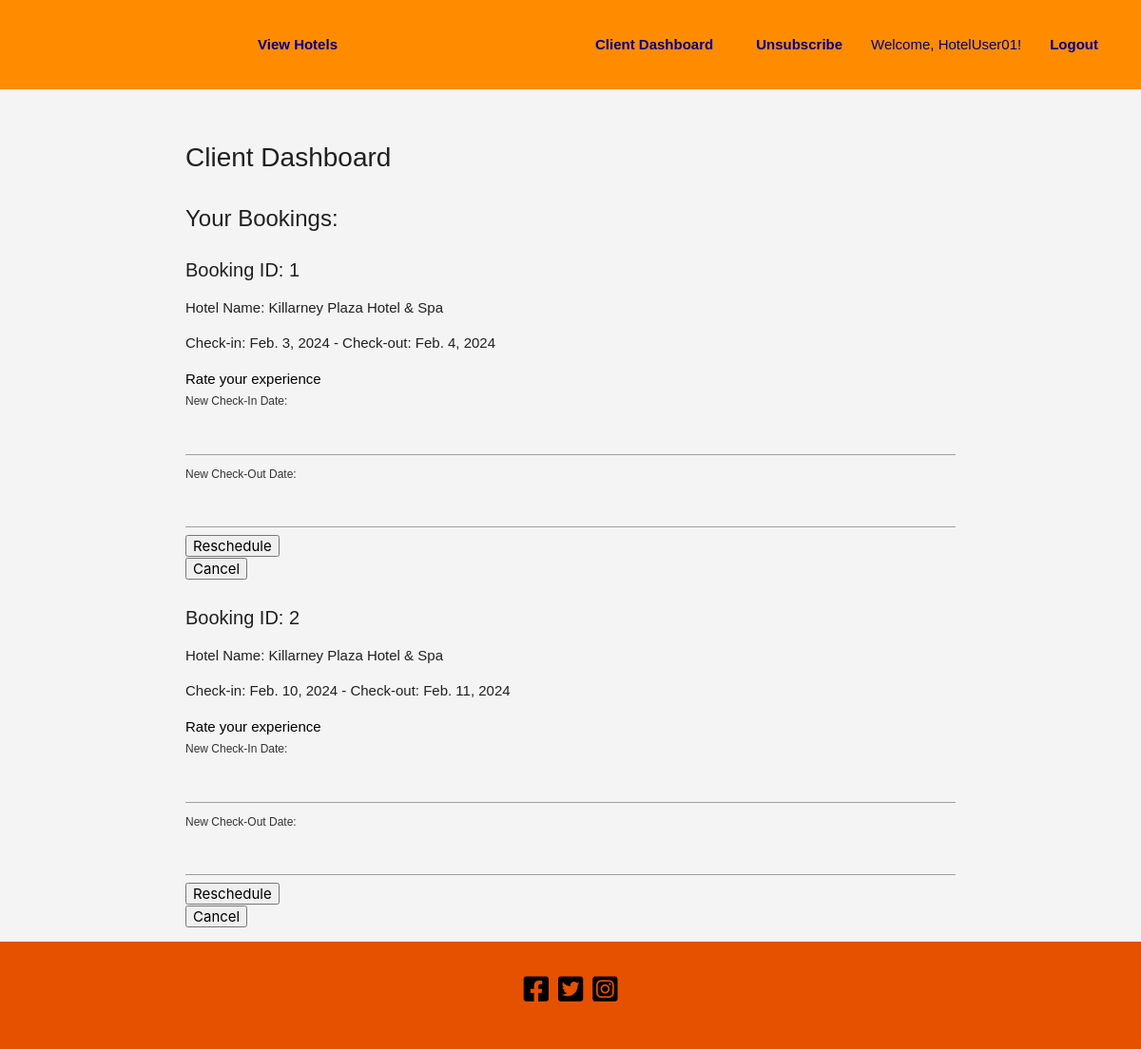
Page /client/dashboard/ (signed in) on the committed database.
### hotel_your_choice/models.py (models this page shows, shortened)
class CustomUser(AbstractUser):
    is_hotel_manager = models.BooleanField(default=False)
    is_client_user = models.BooleanField(default=False)
    is_administrator = models.BooleanField(default=True)
    groups = models.ManyToManyField(Group, related_name='customuser_groups', db_table='custom_user_groups')
    user_permissions = models.ManyToManyField(Permission, related_name='customuser_permissions', db_table='custom_user_user_permissions')
    profile_picture = models.ImageField(upload_to='profile_pics/', null=True, blank=True)
    reset_token = models.CharField(max_length=255, null=True, blank=True)
    contact_number = models.CharField(max_length=15, blank=True, null=True)
    roles = models.ManyToManyField('Role')  # Reference Role using string
    class Meta:
        db_table = 'custom_user'

class Booking(models.Model):
    STATUS_ACTIVE = 'active'
    STATUS_CANCELED = 'canceled'
    STATUS_RESCHEDULED = 'rescheduled'
    STATUS_CHOICES = [
        (STATUS_ACTIVE, 'Booking Active'),
        (STATUS_CANCELED, 'Booking Canceled'),
        (STATUS_RESCHEDULED, 'Booking Rescheduled'),
    ]
    user = models.ForeignKey(get_user_model(), on_delete=models.CASCADE)
    hotel = models.ForeignKey(Hotel, on_delete=models.CASCADE)
    check_in_date = models.DateField()
    check_out_date = models.DateField()
    guests = models.PositiveIntegerField()
    issued_date = models.DateField(auto_now_add=True)
    rating = models.PositiveIntegerField(null=True, blank=True)
    status = models.CharField(max_length=20, choices=STATUS_CHOICES, default=STATUS_ACTIVE)
    canceled_by = models.ForeignKey(get_user_model(), on_delete=models.SET_NULL, null=True, blank=True, related_name='canceled_bookings')
    original_booking = models.ForeignKey('self', null=True, blank=True, on_delete=models.SET_NULL)

class Hotel(models.Model):
    name = models.CharField(max_length=255)
    description = models.TextField()
    address = models.CharField(max_length=255)
    night_rate = models.DecimalField(max_digits=10, decimal_places=2, default=0.0)
    capacity = models.IntegerField(null=True, blank=True)
    room_number = models.IntegerField(null=True, blank=True)
    main_photo = CloudinaryField('image', folder='hotel_your_choice/hotel_main_photos/')
    other_photos = models.ManyToManyField('Photo', related_name='hotel_photos', blank=True)
    amenities = models.CharField(max_length=255, blank=True, null=True)
    manager = models.ForeignKey(CustomUser, on_delete=models.CASCADE, related_name='hotels_as_manager')
    rated_bookings = models.ManyToManyField('hotel_your_choice.Booking', related_name='rated_hotels', blank=True)
    objects = HotelManager()
    class Meta:
        verbose_name_plural = 'Hotels'

### hotel_your_choice/views.py (the view, shortened to what this page needs)
# urls.py: path('dashboard/', views.client_dashboard, name='client_dashboard'),
@login_required
def client_dashboard(request):
    active_and_rescheduled_bookings = Booking.objects.filter(
        user=request.user,
    ).exclude(status='canceled')
    context = {'bookings': active_and_rescheduled_bookings, 'booking_form': YourBookingForm()}
    return render(request, 'hotel_your_choice/client/client_dashboard.html', context)

### hotel_your_choice/forms.py
class YourBookingForm(forms.ModelForm):
    reschedule_booking = forms.BooleanField(
        required=False,
        widget=forms.HiddenInput(),
        initial=False,
    )
    class Meta:
        model = Booking
        fields = ['hotel', 'check_in_date', 'check_out_date', 'guests', 'reschedule_booking']
        widgets = {
            'check_in_date': forms.DateInput(attrs={'type': 'date'}),
            'check_out_date': forms.DateInput(attrs={'type': 'date'}),
        }
    def __init__(self, *args, **kwargs):
        super().__init__(*args, **kwargs)
        date_format = '%Y-%m-%d'
        self.fields['check_in_date'].input_formats = [date_format]
        self.fields['check_out_date'].input_formats = [date_format]

### hotel_your_choice/templates/hotel_your_choice/client/client_dashboard.html (shortened to what this page needs)
{% extends 'base_generic.html' %}
{% load static %}
{% block content %}
<h1>Client Dashboard</h1>
<h2>Your Bookings:</h2>
{% for booking in bookings %}
<div>
    <h3>Booking ID: {{ booking.id }}</h3>
    <p>Hotel Name: {{ booking.hotel.name }}</p>
    <p>Check-in: {{ booking.check_in_date }} - Check-out: {{ booking.check_out_date }}</p>
    <a href="{% url 'hotel_your_choice:rate_experience' booking.id %}" class="black-text underline">Rate your experience</a>
    <form method="post" action="{% url 'hotel_your_choice:client_dashboard' %}">
        <label for="newCheckInDate" style="color: #333;">New Check-In Date:</label>
        <input type="text" id="newCheckInDate" name="new_check_in_date" data-input>
        <label for="newCheckOutDate" style="color: #333;">New Check-Out Date:</label>
        <input type="text" id="newCheckOutDate" name="new_check_out_date" data-input>
        <button type="submit" onclick="reloadPage()">Reschedule</button>
    </form>
    <form method="post" action="{% url 'hotel_your_choice:client_dashboard' %}">
        <button type="submit" onclick="reloadPage()">Cancel</button>
    </form>
</div>
{% endfor %}
{% endblock %}

### hotel_your_choice/templates/base_generic.html (shortened to what this page needs)
{% load static %}
<!DOCTYPE html>
<html lang="en">
<head>
    <link href="https://cdnjs.cloudflare.com/ajax/libs/font-awesome/5.15.4/css/all.min.css" rel="stylesheet">
    <link rel="stylesheet" type="text/css" href="{% static 'hotel_your_choice_css/style.css' %}">
    <link rel="stylesheet" href="https://cdnjs.cloudflare.com/ajax/libs/materialize/1.0.0/css/materialize.min.css">
    <link rel="stylesheet" href="https://cdn.jsdelivr.net/npm/flatpickr/dist/flatpickr.min.css">
</head>
    <body>
        <header>
            <nav>
                <div>
                    <a href="{% url 'hotel_your_choice:view_hotels' %}">View Hotels</a>
                    <ul id="nav-mobile" class="right">
                        {% if user.is_authenticated %}
                            {% if user.is_hotel_manager %}
                                <li><a href="{% url 'hotel_your_choice:hotel_manager_dashboard' %}">Hotel Manager Dashboard</a>
                                </li>
                                <li><a href="{% url 'hotel_your_choice:add_hotel' %}">Add Hotel</a></li>
                                <li><a href="{% url 'hotel_your_choice:manage_bookings' %}">Manage Bookings</a></li>
                                <li><a href="{% url 'hotel_your_choice:unsubscribe' %}">Unsubscribe</a></li>
                            {% elif user.is_client_user %}
                                <li><a href="{% url 'hotel_your_choice:client_dashboard' %}">Client Dashboard</a></li>
                                <li><a href="{% url 'hotel_your_choice:unsubscribe' %}">Unsubscribe</a></li>
                            {% endif %}
                                <li>Welcome, {{ request.user.username }}!</li>
                                <li><a href="{% url 'hotel_your_choice:logout' %}">Logout</a></li>
                            {% else %}
                                <li><a href="{% url 'hotel_your_choice:login' %}">Login</a></li>
                                <li><a href="{% url 'hotel_your_choice:register' %}">Register</a></li>
                        {% endif %}
                    </ul>
                </div>
            </nav>
        </header>
        <main class="container">
            {% block content %}
            {% endblock %}
        </main>
        <footer class="page-footer orange darken-4 white-text position-fixed bottom-0 w-100">
    <div class="container">
        <div class="row">
            <div class="col s12">
                <ul class="social-icons" style="display: flex; justify-content: center; padding: 0;">
                    <li><a href="https://www.facebook.com/" target="_blank" aria-label="Facebook"><i class="fab fa-facebook-square black-text" style="font-size: 30px; margin-right: 10px;"></i></a></li>
                    <li><a href="https://twitter.com/" target="_blank" aria-label="Twitter"><i class="fab fa-twitter-square black-text" style="font-size: 30px; margin-right: 10px;"></i></a></li>
                    <li><a href="https://www.instagram.com/" target="_blank" aria-label="Instagram"><i class="fab fa-instagram-square black-text" style="font-size: 30px;"></i></a></li>
                </ul>
            </div>
        </div>
    </div>
</footer>
    </body>
</html>

### hotel_your_choice/static/hotel_your_choice_css/style.css (style rules this page uses)
body { font-family: Arial, sans-serif; background-color: #f4f4f4; margin: 0; padding: 0; display: flex; flex-direction: column; min-height: 100vh; margin-bottom: 60px; }
header { background-color: darkorange; color: darkblue; padding: 1em; text-align: center; }
nav ul { list-style-type: none; margin: 0; padding: 0; }
nav li { display: inline-block; margin-right: 15px; }
nav a { text-decoration: none; color: rgb(29, 1, 1); font-weight: bold; }
main { padding: 1em; bottom: 50px; margin-bottom: 20px; }
footer { position: initial; width: 100%; background-color: darkorange; color: white; text-align: center; padding: 10px 0; margin-top: auto; }
h1 { font-size: 28px !important; }
h2 { font-size: 24px !important; }
h3 { font-size: 20px !important; }
nav a { color: darkblue !important; }
nav { background-color: transparent !important; box-shadow: none !important; color: darkblue !important; }

### rows in the picture
CustomUser: user.username "HotelUser01"
Booking: id "1", hotel.name "Killarney Plaza Hotel & Spa", check_in_date "Feb. 3, 2024", check_out_date "Feb. 4, 2024"
Booking: id "2", hotel.name "Killarney Plaza Hotel & Spa", check_in_date "Feb. 10, 2024", check_out_date "Feb. 11, 2024"
